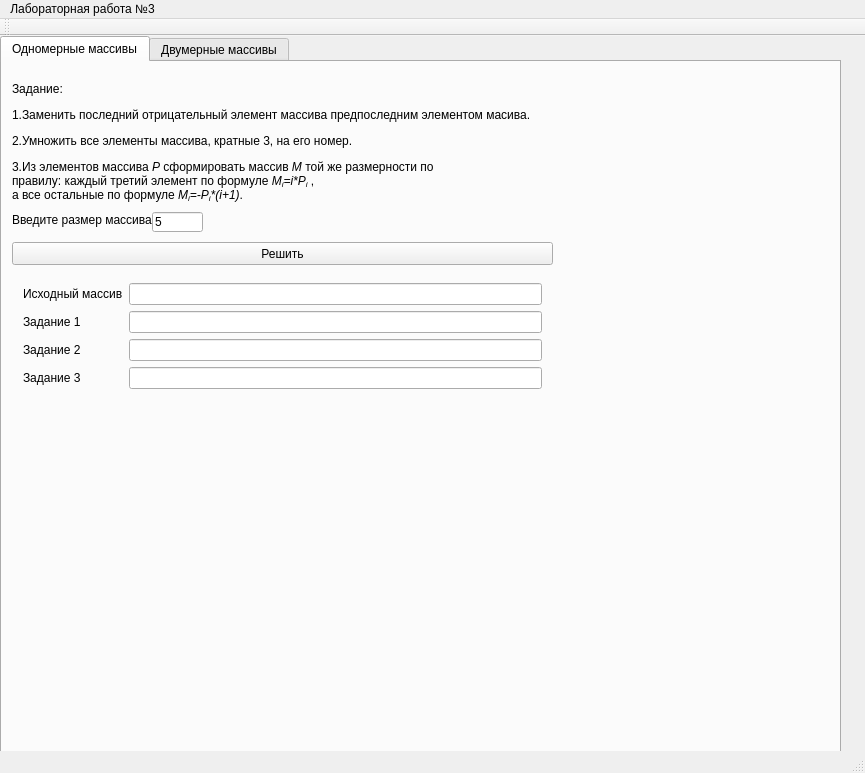
<?xml version="1.0" encoding="UTF-8"?>
<ui version="4.0">
 <class>MainWindow</class>
 <widget class="QMainWindow" name="MainWindow">
  <property name="geometry">
   <rect>
    <x>0</x>
    <y>0</y>
    <width>865</width>
    <height>773</height>
   </rect>
  </property>
  <property name="sizePolicy">
   <sizepolicy hsizetype="Maximum" vsizetype="Maximum">
    <horstretch>0</horstretch>
    <verstretch>0</verstretch>
   </sizepolicy>
  </property>
  <property name="windowTitle">
   <string>MainWindow</string>
  </property>
  <widget class="QWidget" name="centralWidget">
   <property name="sizePolicy">
    <sizepolicy hsizetype="Maximum" vsizetype="Maximum">
     <horstretch>0</horstretch>
     <verstretch>0</verstretch>
    </sizepolicy>
   </property>
   <widget class="QTabWidget" name="tabWidget">
    <property name="geometry">
     <rect>
      <x>0</x>
      <y>0</y>
      <width>841</width>
      <height>791</height>
     </rect>
    </property>
    <property name="sizePolicy">
     <sizepolicy hsizetype="Fixed" vsizetype="Fixed">
      <horstretch>0</horstretch>
      <verstretch>0</verstretch>
     </sizepolicy>
    </property>
    <property name="autoFillBackground">
     <bool>false</bool>
    </property>
    <property name="currentIndex">
     <number>0</number>
    </property>
    <widget class="QWidget" name="tab">
     <attribute name="title">
      <string>Одномерные массивы</string>
     </attribute>
     <widget class="QLabel" name="label">
      <property name="geometry">
       <rect>
        <x>10</x>
        <y>10</y>
        <width>541</width>
        <height>141</height>
       </rect>
      </property>
      <property name="text">
       <string>&lt;html&gt;&lt;head/&gt;&lt;body&gt;&lt;p&gt;Задание:&lt;/p&gt;&lt;p&gt;1.Заменить последний отрицательный элемент массива предпоследним элементом масива. &lt;/p&gt;&lt;p&gt;2.Умножить все элементы массива, кратные 3, на его номер. &lt;/p&gt;&lt;p&gt;3.Из элементов массива &lt;span style=&quot; font-style:italic;&quot;&gt;P&lt;/span&gt; сформировать массив &lt;span style=&quot; font-style:italic;&quot;&gt;M&lt;/span&gt; той же размерности по&lt;br/&gt; правилу: каждый третий элемент по формуле &lt;span style=&quot; font-style:italic;&quot;&gt;M&lt;/span&gt;&lt;span style=&quot; font-style:italic; vertical-align:sub;&quot;&gt;i&lt;/span&gt;&lt;span style=&quot; font-style:italic;&quot;&gt;=i*P&lt;/span&gt;&lt;span style=&quot; font-style:italic; vertical-align:sub;&quot;&gt;i&lt;/span&gt; , &lt;br/&gt;а все остальные по формуле &lt;span style=&quot; font-style:italic;&quot;&gt;M&lt;/span&gt;&lt;span style=&quot; font-style:italic; vertical-align:sub;&quot;&gt;i&lt;/span&gt;&lt;span style=&quot; font-style:italic;&quot;&gt;=-P&lt;/span&gt;&lt;span style=&quot; font-style:italic; vertical-align:sub;&quot;&gt;i&lt;/span&gt;&lt;span style=&quot; font-style:italic;&quot;&gt;*(i+1)&lt;/span&gt;. &lt;/p&gt;&lt;/body&gt;&lt;/html&gt;</string>
      </property>
     </widget>
     <widget class="QLabel" name="label_2">
      <property name="geometry">
       <rect>
        <x>10</x>
        <y>150</y>
        <width>141</width>
        <height>16</height>
       </rect>
      </property>
      <property name="text">
       <string>Введите размер массива</string>
      </property>
     </widget>
     <widget class="QLineEdit" name="lineEdit">
      <property name="geometry">
       <rect>
        <x>150</x>
        <y>150</y>
        <width>51</width>
        <height>20</height>
       </rect>
      </property>
      <property name="text">
       <string>5</string>
      </property>
     </widget>
     <widget class="QPushButton" name="pushButton">
      <property name="geometry">
       <rect>
        <x>10</x>
        <y>180</y>
        <width>541</width>
        <height>23</height>
       </rect>
      </property>
      <property name="text">
       <string>Решить</string>
      </property>
     </widget>
     <widget class="QWidget" name="gridLayoutWidget">
      <property name="geometry">
       <rect>
        <x>10</x>
        <y>210</y>
        <width>541</width>
        <height>131</height>
       </rect>
      </property>
      <layout class="QGridLayout" name="gridLayout">
       <item row="0" column="0">
        <widget class="QLabel" name="label_3">
         <property name="text">
          <string>Исходный массив</string>
         </property>
        </widget>
       </item>
       <item row="2" column="0">
        <widget class="QLabel" name="label_5">
         <property name="text">
          <string>Задание 2</string>
         </property>
        </widget>
       </item>
       <item row="1" column="0">
        <widget class="QLabel" name="label_4">
         <property name="text">
          <string>Задание 1</string>
         </property>
        </widget>
       </item>
       <item row="3" column="0">
        <widget class="QLabel" name="label_6">
         <property name="text">
          <string>Задание 3</string>
         </property>
        </widget>
       </item>
       <item row="0" column="1">
        <widget class="QLineEdit" name="lineEdit_2"/>
       </item>
       <item row="1" column="1">
        <widget class="QLineEdit" name="lineEdit_3"/>
       </item>
       <item row="2" column="1">
        <widget class="QLineEdit" name="lineEdit_4"/>
       </item>
       <item row="3" column="1">
        <widget class="QLineEdit" name="lineEdit_5"/>
       </item>
      </layout>
     </widget>
    </widget>
    <widget class="QWidget" name="tab_2">
     <property name="sizePolicy">
      <sizepolicy hsizetype="Maximum" vsizetype="Maximum">
       <horstretch>0</horstretch>
       <verstretch>0</verstretch>
      </sizepolicy>
     </property>
     <attribute name="title">
      <string>Двумерные массивы</string>
     </attribute>
     <widget class="QLabel" name="label_7">
      <property name="geometry">
       <rect>
        <x>10</x>
        <y>0</y>
        <width>541</width>
        <height>141</height>
       </rect>
      </property>
      <property name="text">
       <string>&lt;html&gt;&lt;head/&gt;&lt;body&gt;&lt;p&gt;Задание:&lt;/p&gt;&lt;p&gt;Дан двумерный массив размером &lt;span style=&quot; font-family:'Courier New';&quot;&gt;n*m&lt;/span&gt;, заполненный случайным образом. &lt;/p&gt;&lt;p&gt;1.&lt;span style=&quot; font-family:'Times New Roman'; font-size:7pt;&quot;/&gt;Заменить нечетный элемент каждой строки нулем &lt;/p&gt;&lt;p&gt;2.&lt;span style=&quot; font-family:'Times New Roman'; font-size:7pt;&quot;/&gt;Вставить после всех строк, содержащих минимальное значение строку 1,2,3,…. &lt;/p&gt;&lt;p&gt;3.&lt;span style=&quot; font-family:'Times New Roman'; font-size:7pt;&quot;/&gt;Удалить все столбцы, в которых первый элемент четный &lt;/p&gt;&lt;p&gt;4.&lt;span style=&quot; font-family:'Times New Roman'; font-size:7pt;&quot;/&gt;Поменять местами первый и последний столбцы. &lt;/p&gt;&lt;/body&gt;&lt;/html&gt;</string>
      </property>
     </widget>
     <widget class="QLabel" name="label_8">
      <property name="geometry">
       <rect>
        <x>10</x>
        <y>140</y>
        <width>47</width>
        <height>13</height>
       </rect>
      </property>
      <property name="text">
       <string>n=</string>
      </property>
     </widget>
     <widget class="QLineEdit" name="lineEdit_6">
      <property name="geometry">
       <rect>
        <x>30</x>
        <y>140</y>
        <width>113</width>
        <height>20</height>
       </rect>
      </property>
      <property name="text">
       <string>3</string>
      </property>
     </widget>
     <widget class="QLabel" name="label_9">
      <property name="geometry">
       <rect>
        <x>150</x>
        <y>140</y>
        <width>47</width>
        <height>13</height>
       </rect>
      </property>
      <property name="text">
       <string>m=</string>
      </property>
     </widget>
     <widget class="QLineEdit" name="lineEdit_7">
      <property name="geometry">
       <rect>
        <x>180</x>
        <y>140</y>
        <width>113</width>
        <height>20</height>
       </rect>
      </property>
      <property name="text">
       <string>4</string>
      </property>
     </widget>
     <widget class="QWidget" name="gridLayoutWidget_2">
      <property name="geometry">
       <rect>
        <x>10</x>
        <y>200</y>
        <width>821</width>
        <height>481</height>
       </rect>
      </property>
      <layout class="QGridLayout" name="gridLayout_2">
       <item row="1" column="0">
        <widget class="QTableWidget" name="tableWidget"/>
       </item>
       <item row="2" column="0">
        <widget class="QLabel" name="label_12">
         <property name="text">
          <string>Задание 2</string>
         </property>
        </widget>
       </item>
       <item row="1" column="1">
        <widget class="QTableWidget" name="tableWidget_2"/>
       </item>
       <item row="3" column="0">
        <widget class="QTableWidget" name="tableWidget_3"/>
       </item>
       <item row="3" column="1">
        <widget class="QTableWidget" name="tableWidget_4"/>
       </item>
       <item row="0" column="0">
        <widget class="QLabel" name="label_10">
         <property name="text">
          <string>Исходный массив</string>
         </property>
        </widget>
       </item>
       <item row="0" column="1">
        <widget class="QLabel" name="label_11">
         <property name="text">
          <string>Задание 1</string>
         </property>
        </widget>
       </item>
       <item row="2" column="1">
        <widget class="QLabel" name="label_13">
         <property name="text">
          <string>Задание 3</string>
         </property>
        </widget>
       </item>
       <item row="4" column="0" colspan="2">
        <widget class="QLabel" name="label_14">
         <property name="text">
          <string>Задание 4</string>
         </property>
        </widget>
       </item>
       <item row="5" column="0" colspan="2">
        <widget class="QTableWidget" name="tableWidget_5"/>
       </item>
      </layout>
     </widget>
     <widget class="QPushButton" name="pushButton_2">
      <property name="geometry">
       <rect>
        <x>10</x>
        <y>170</y>
        <width>611</width>
        <height>23</height>
       </rect>
      </property>
      <property name="text">
       <string>Решить</string>
      </property>
     </widget>
    </widget>
   </widget>
  </widget>
  <widget class="QMenuBar" name="menuBar">
   <property name="geometry">
    <rect>
     <x>0</x>
     <y>0</y>
     <width>865</width>
     <height>21</height>
    </rect>
   </property>
   <widget class="QMenu" name="menu_3">
    <property name="title">
     <string>Лабораторная работа №3</string>
    </property>
   </widget>
   <addaction name="menu_3"/>
  </widget>
  <widget class="QToolBar" name="mainToolBar">
   <attribute name="toolBarArea">
    <enum>TopToolBarArea</enum>
   </attribute>
   <attribute name="toolBarBreak">
    <bool>false</bool>
   </attribute>
  </widget>
  <widget class="QStatusBar" name="statusBar"/>
 </widget>
 <layoutdefault spacing="6" margin="11"/>
 <resources/>
 <connections/>
</ui>
